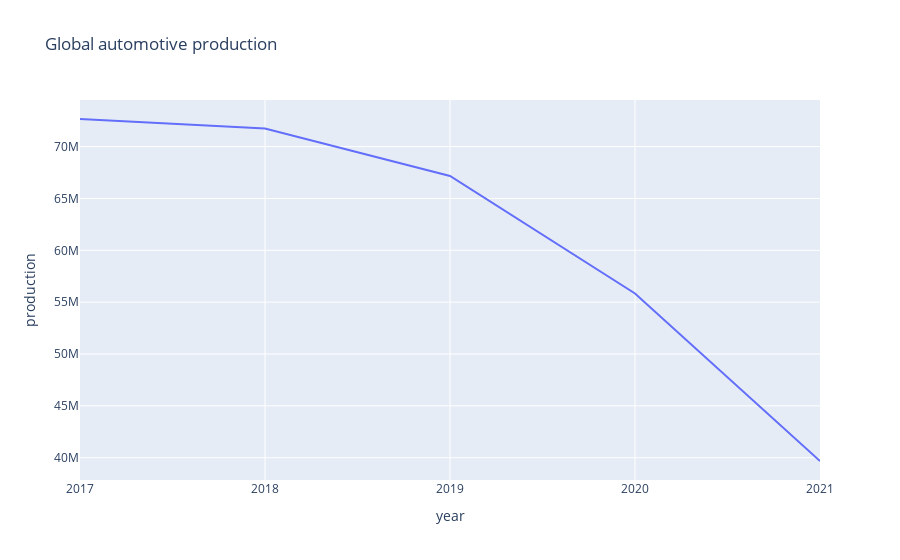

Notebook source saved alongside this figure:
### Markdown cell above
## Investigating global trend for automotive production 

For this we will base out figures off the data scrapped form OICA, taking the sum of the continental production values.

### Code cell
# Formatting data 
global_production_pdf = oica_continents_pdf.melt(id_vars=['country'], var_name='year', value_name='production')\
                                           .groupby('year').sum('production').reset_index()

# Plotting 
fig = px.line(global_production_pdf, y='production', x='year',
              title='Global automotive production')
fig.show()

### Figure 1 — Plotly figure (JSON) as saved in the notebook; plotly's stock layout.template omitted (floating-point values rounded to 4 significant figures)
{"data": [{"hovertemplate": "year=%{x}<br>production=%{y}<extra></extra>", "legendgroup": "", "line": {"color": "#636efa", "dash": "solid"}, "marker": {"symbol": "circle"}, "mode": "lines", "name": "", "orientation": "v", "showlegend": false, "type": "scatter", "x": ["2017", "2018", "2019", "2020", "2021"], "xaxis": "x", "y": [72663012, 71750946, 67163769, 55834455, 39681237], "yaxis": "y"}], "layout": {"legend": {"tracegroupgap": 0}, "title": {"text": "Global automotive production"}, "xaxis": {"anchor": "y", "domain": [0, 1], "title": {"text": "year"}}, "yaxis": {"anchor": "x", "domain": [0, 1], "title": {"text": "production"}}}}
